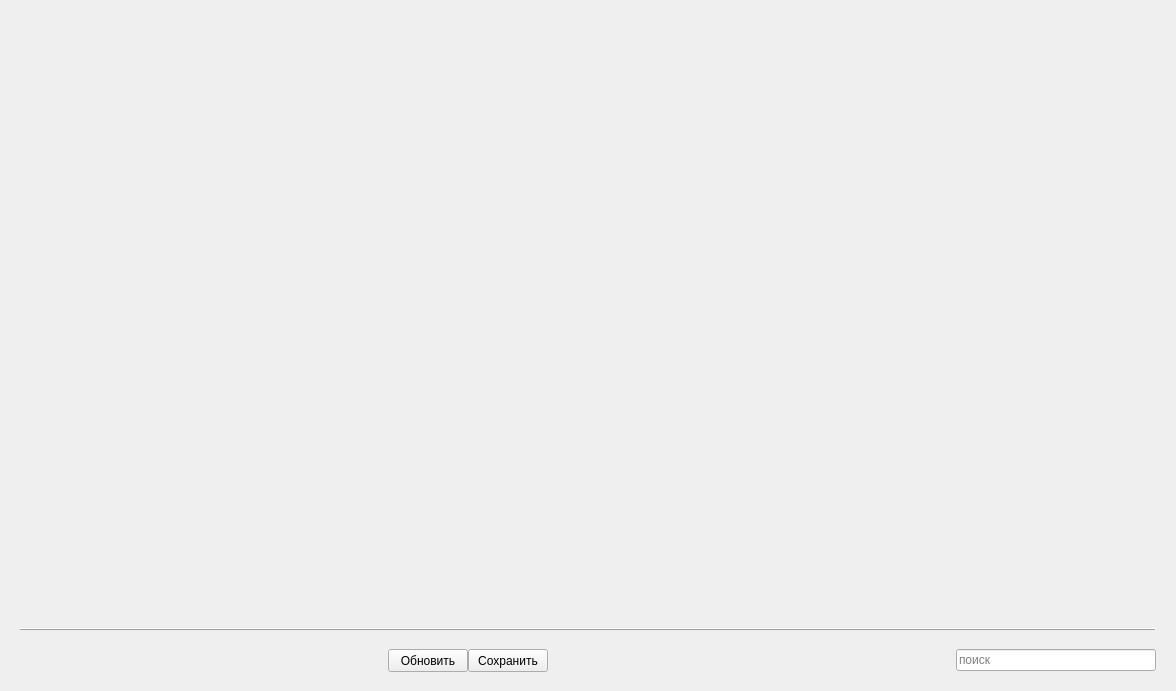
<?xml version="1.0" encoding="UTF-8"?>
<ui version="4.0">
 <class>tabSettings</class>
 <widget class="QWidget" name="tabSettings">
  <property name="geometry">
   <rect>
    <x>0</x>
    <y>0</y>
    <width>1176</width>
    <height>691</height>
   </rect>
  </property>
  <property name="windowTitle">
   <string>Form</string>
  </property>
  <property name="styleSheet">
   <string notr="true"/>
  </property>
  <layout class="QGridLayout" name="rootGridLayout" rowstretch="1,0">
   <property name="sizeConstraint">
    <enum>QLayout::SetDefaultConstraint</enum>
   </property>
   <item row="0" column="0">
    <layout class="QGridLayout" name="tabLayout" columnstretch="0">
     <property name="sizeConstraint">
      <enum>QLayout::SetMaximumSize</enum>
     </property>
     <item row="0" column="0">
      <widget class="SPagedInterface" name="pages" native="true"/>
     </item>
    </layout>
   </item>
   <item row="1" column="0">
    <widget class="QWidget" name="botToolbar" native="true">
     <property name="sizePolicy">
      <sizepolicy hsizetype="Preferred" vsizetype="Preferred">
       <horstretch>0</horstretch>
       <verstretch>0</verstretch>
      </sizepolicy>
     </property>
     <property name="minimumSize">
      <size>
       <width>0</width>
       <height>70</height>
      </size>
     </property>
     <property name="contextMenuPolicy">
      <enum>Qt::NoContextMenu</enum>
     </property>
     <layout class="QGridLayout" name="gridLayout_5" rowstretch="0,0" rowminimumheight="0,23">
      <property name="sizeConstraint">
       <enum>QLayout::SetMaximumSize</enum>
      </property>
      <property name="verticalSpacing">
       <number>15</number>
      </property>
      <item row="0" column="0">
       <widget class="QFrame" name="frame">
        <property name="frameShape">
         <enum>QFrame::HLine</enum>
        </property>
        <property name="frameShadow">
         <enum>QFrame::Raised</enum>
        </property>
       </widget>
      </item>
      <item row="1" column="0">
       <layout class="QGridLayout" name="gridLayout_3" columnstretch="0,1,0,1,0,0" rowminimumheight="0" columnminimumwidth="250,0,0,0,250,0">
        <property name="sizeConstraint">
         <enum>QLayout::SetDefaultConstraint</enum>
        </property>
        <item row="0" column="1">
         <spacer name="horizontalSpacer_1">
          <property name="orientation">
           <enum>Qt::Horizontal</enum>
          </property>
          <property name="sizeType">
           <enum>QSizePolicy::MinimumExpanding</enum>
          </property>
          <property name="sizeHint" stdset="0">
           <size>
            <width>70</width>
            <height>20</height>
           </size>
          </property>
         </spacer>
        </item>
        <item row="0" column="3">
         <spacer name="horizontalSpacer_2">
          <property name="orientation">
           <enum>Qt::Horizontal</enum>
          </property>
          <property name="sizeType">
           <enum>QSizePolicy::Expanding</enum>
          </property>
          <property name="sizeHint" stdset="0">
           <size>
            <width>70</width>
            <height>20</height>
           </size>
          </property>
         </spacer>
        </item>
        <item row="0" column="5">
         <layout class="QGridLayout" name="RightGridLayout_2" columnminimumwidth="0,200">
          <property name="sizeConstraint">
           <enum>QLayout::SetDefaultConstraint</enum>
          </property>
          <item row="0" column="1">
           <widget class="QLineEdit" name="lineEditFilter">
            <property name="placeholderText">
             <string>поиск</string>
            </property>
           </widget>
          </item>
          <item row="0" column="0">
           <spacer name="horizontalSpacer">
            <property name="orientation">
             <enum>Qt::Horizontal</enum>
            </property>
            <property name="sizeType">
             <enum>QSizePolicy::MinimumExpanding</enum>
            </property>
            <property name="sizeHint" stdset="0">
             <size>
              <width>40</width>
              <height>20</height>
             </size>
            </property>
           </spacer>
          </item>
         </layout>
        </item>
        <item row="0" column="0">
         <layout class="QGridLayout" name="LeftGridLayout_2" columnstretch="0">
          <property name="sizeConstraint">
           <enum>QLayout::SetDefaultConstraint</enum>
          </property>
         </layout>
        </item>
        <item row="0" column="2">
         <layout class="QGridLayout" name="CentralGridLayout_2">
          <property name="sizeConstraint">
           <enum>QLayout::SetDefaultConstraint</enum>
          </property>
          <item row="0" column="1">
           <widget class="QPushButton" name="buttonSave">
            <property name="enabled">
             <bool>true</bool>
            </property>
            <property name="sizePolicy">
             <sizepolicy hsizetype="Minimum" vsizetype="Fixed">
              <horstretch>0</horstretch>
              <verstretch>0</verstretch>
             </sizepolicy>
            </property>
            <property name="minimumSize">
             <size>
              <width>0</width>
              <height>23</height>
             </size>
            </property>
            <property name="text">
             <string>Сохранить</string>
            </property>
           </widget>
          </item>
          <item row="0" column="0">
           <widget class="QPushButton" name="buttonRefresh">
            <property name="enabled">
             <bool>true</bool>
            </property>
            <property name="sizePolicy">
             <sizepolicy hsizetype="Minimum" vsizetype="Fixed">
              <horstretch>0</horstretch>
              <verstretch>0</verstretch>
             </sizepolicy>
            </property>
            <property name="minimumSize">
             <size>
              <width>0</width>
              <height>23</height>
             </size>
            </property>
            <property name="text">
             <string>Обновить</string>
            </property>
           </widget>
          </item>
          <item row="0" column="2">
           <widget class="QWidget" name="dummyWidget" native="true">
            <property name="sizePolicy">
             <sizepolicy hsizetype="Preferred" vsizetype="Preferred">
              <horstretch>0</horstretch>
              <verstretch>0</verstretch>
             </sizepolicy>
            </property>
            <property name="minimumSize">
             <size>
              <width>1</width>
              <height>0</height>
             </size>
            </property>
            <property name="maximumSize">
             <size>
              <width>16777215</width>
              <height>22</height>
             </size>
            </property>
           </widget>
          </item>
         </layout>
        </item>
       </layout>
      </item>
     </layout>
    </widget>
   </item>
  </layout>
 </widget>
 <customwidgets>
  <customwidget>
   <class>SPagedInterface</class>
   <extends>QWidget</extends>
   <header location="global">widgets/spagedinterface.h</header>
   <container>1</container>
  </customwidget>
 </customwidgets>
 <tabstops>
  <tabstop>buttonRefresh</tabstop>
 </tabstops>
 <resources/>
 <connections>
  <connection>
   <sender>buttonSave</sender>
   <signal>clicked()</signal>
   <receiver>tabSettings</receiver>
   <slot>buttonSaveClicked()</slot>
   <hints>
    <hint type="sourcelabel">
     <x>501</x>
     <y>655</y>
    </hint>
    <hint type="destinationlabel">
     <x>700</x>
     <y>674</y>
    </hint>
   </hints>
  </connection>
 </connections>
 <slots>
  <slot>findClientByLastname(QString)</slot>
  <slot>clientMatchTableDoubleClicked(QModelIndex)</slot>
  <slot>buttonSaveClicked()</slot>
  <slot>buttonPrintClicked()</slot>
  <slot>paymentSystemChanged(int)</slot>
  <slot>dateChanged(QDate)</slot>
  <slot>buttonOpenDocClicked()</slot>
  <slot>orderTypeChanged(int)</slot>
  <slot>amountChanged(QString)</slot>
  <slot>autoReasonEnabled(int)</slot>
  <slot>buttonRevertClicked()</slot>
  <slot>amountChanged(double)</slot>
  <slot>reasonEdited(QString)</slot>
  <slot>applyPaymentSystem()</slot>
  <slot>buttonSaveMoreClicked()</slot>
 </slots>
</ui>
